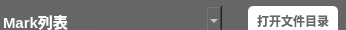
        <widget class="QGroupBox" name="groupBox_2">
         <property name="minimumSize">
          <size>
           <width>0</width>
           <height>30</height>
          </size>
         </property>
         <property name="maximumSize">
          <size>
           <width>16777215</width>
           <height>30</height>
          </size>
         </property>
         <property name="styleSheet">
          <string notr="true">QGroupBox{
background-color: rgb(102, 102, 102);
}</string>
         </property>
         <property name="title">
          <string/>
         </property>
         <layout class="QHBoxLayout" name="horizontalLayout_2" stretch="2,1,5,1,1">
          <property name="spacing">
           <number>0</number>
          </property>
          <property name="leftMargin">
           <number>0</number>
          </property>
          <property name="topMargin">
           <number>0</number>
          </property>
          <property name="rightMargin">
           <number>5</number>
          </property>
          <property name="bottomMargin">
           <number>0</number>
          </property>
          <item>
           <widget class="QLabel" name="MarkTitle">
            <property name="sizePolicy">
             <sizepolicy hsizetype="Preferred" vsizetype="Preferred">
              <horstretch>0</horstretch>
              <verstretch>0</verstretch>
             </sizepolicy>
            </property>
            <property name="minimumSize">
             <size>
              <width>0</width>
              <height>30</height>
             </size>
            </property>
            <property name="maximumSize">
             <size>
              <width>16777215</width>
              <height>30</height>
             </size>
            </property>
            <property name="font">
             <font>
              <pointsize>11</pointsize>
              <weight>75</weight>
              <bold>true</bold>
             </font>
            </property>
            <property name="styleSheet">
             <string notr="true">background-color: rgb(102, 102, 102);
color: rgb(255, 255, 255);
padding-left:1.5em;
padding-top:0.6em;
padding-bottom:0.6em;
border:0;</string>
            </property>
            <property name="text">
             <string>Mark列表</string>
            </property>
           </widget>
          </item>
          <item>
           <spacer name="horizontalSpacer_4">
            <property name="orientation">
             <enum>Qt::Horizontal</enum>
            </property>
            <property name="sizeType">
             <enum>QSizePolicy::Expanding</enum>
            </property>
            <property name="sizeHint" stdset="0">
             <size>
              <width>40</width>
              <height>20</height>
             </size>
            </property>
           </spacer>
          </item>
          <item>
           <widget class="QComboBox" name="comboBox">
            <property name="sizePolicy">
             <sizepolicy hsizetype="Preferred" vsizetype="Preferred">
              <horstretch>0</horstretch>
              <verstretch>0</verstretch>
             </sizepolicy>
            </property>
            <property name="minimumSize">
             <size>
              <width>100</width>
              <height>30</height>
             </size>
            </property>
            <property name="cursor">
             <cursorShape>PointingHandCursor</cursorShape>
            </property>
            <property name="styleSheet">
             <string notr="true">QComboBox {
background-color: rgb(102, 102, 102);
color: white;
border:0;
font: 10pt;
}
/*
QComboBox:editable {
    background: white;
	padding:0.5em;
}
*/
QComboBox:on { /* shift the text when the popup opens */
    padding-top: 3px;
    padding-left: 4px;
}
QAbstractItemView::item {
	padding:0.5em;
	color: black;
}

/*
QComboBox::drop-down {
    subcontrol-origin: padding;
    subcontrol-position: top right;
    width: 15px;

    border-left-width: 1px;
    border-left-color: darkgray;
    border-left-style: solid; /* just a single line */
    /*border-top-right-radius: 3px; /* same radius as the QComboBox 
    border-bottom-right-radius: 3px;
}
*/

</string>
            </property>
            <property name="editable">
             <bool>false</bool>
            </property>
            <property name="insertPolicy">
             <enum>QComboBox::NoInsert</enum>
            </property>
            <property name="sizeAdjustPolicy">
             <enum>QComboBox::AdjustToContentsOnFirstShow</enum>
            </property>
            <property name="frame">
             <bool>true</bool>
            </property>
            <item>
             <property name="text">
              <string/>
             </property>
            </item>
           </widget>
          </item>
          <item>
           <spacer name="horizontalSpacer_5">
            <property name="orientation">
             <enum>Qt::Horizontal</enum>
            </property>
            <property name="sizeType">
             <enum>QSizePolicy::Expanding</enum>
            </property>
            <property name="sizeHint" stdset="0">
             <size>
              <width>40</width>
              <height>20</height>
             </size>
            </property>
           </spacer>
          </item>
          <item>
           <widget class="QPushButton" name="file_open_btn">
            <property name="sizePolicy">
             <sizepolicy hsizetype="Preferred" vsizetype="Preferred">
              <horstretch>0</horstretch>
              <verstretch>0</verstretch>
             </sizepolicy>
            </property>
            <property name="minimumSize">
             <size>
              <width>90</width>
              <height>30</height>
             </size>
            </property>
            <property name="font">
             <font>
              <weight>75</weight>
              <bold>true</bold>
             </font>
            </property>
            <property name="cursor">
             <cursorShape>PointingHandCursor</cursorShape>
            </property>
            <property name="styleSheet">
             <string notr="true">QPushButton:hover{
background-color: rgb(85, 170, 255);
color:white;
border: none;
}
QPushButton{
background-color: white;
border: none;
width:70px;
height:30px;
border-radius: 5px;
margin:0.2em;
color:rgb(102, 102, 102);
}
QPushButton:pressed{
margin:0.4em;
padding-top:3px;
padding-left:2px;
color:white;
}</string>
            </property>
            <property name="text">
             <string>打开文件目录</string>
            </property>
           </widget>
          </item>
         </layout>
         <zorder>MarkTitle</zorder>
         <zorder>comboBox</zorder>
         <zorder>file_open_btn</zorder>
         <zorder>horizontalSpacer_4</zorder>
         <zorder>horizontalSpacer_5</zorder>
        </widget>
